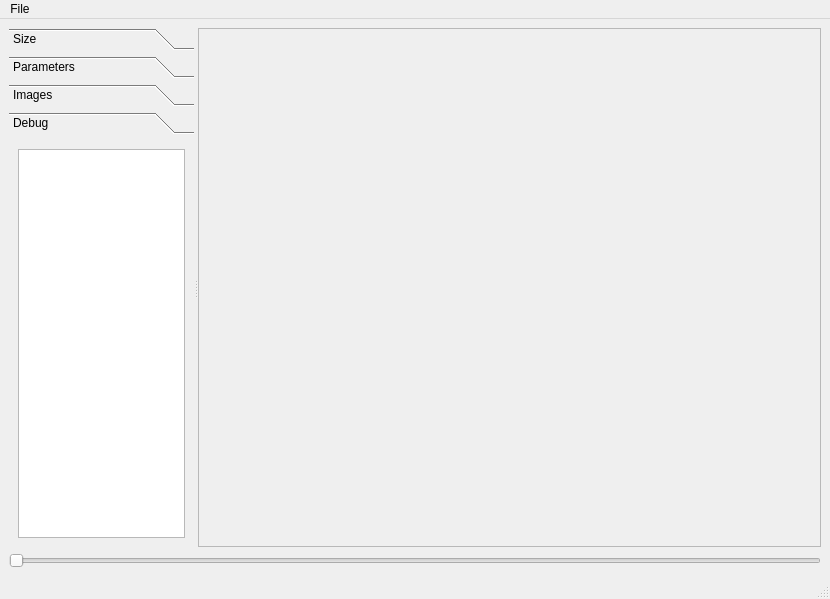
<?xml version="1.0" encoding="UTF-8"?>
<ui version="4.0">
 <class>Viewer</class>
 <widget class="QMainWindow" name="Viewer">
  <property name="geometry">
   <rect>
    <x>0</x>
    <y>0</y>
    <width>830</width>
    <height>599</height>
   </rect>
  </property>
  <widget class="QWidget" name="centralwidget">
   <layout class="QGridLayout" name="gridLayout">
    <item row="0" column="0">
     <widget class="QSplitter" name="splitter">
      <property name="orientation">
       <enum>Qt::Horizontal</enum>
      </property>
      <widget class="QWidget" name="layoutWidget">
       <layout class="QVBoxLayout" name="verticalLayout">
        <item>
         <widget class="QToolBox" name="toolBox">
          <property name="sizePolicy">
           <sizepolicy hsizetype="Preferred" vsizetype="Preferred">
            <horstretch>0</horstretch>
            <verstretch>0</verstretch>
           </sizepolicy>
          </property>
          <property name="currentIndex">
           <number>3</number>
          </property>
          <widget class="QWidget" name="sizePage">
           <property name="geometry">
            <rect>
             <x>0</x>
             <y>0</y>
             <width>155</width>
             <height>110</height>
            </rect>
           </property>
           <attribute name="label">
            <string>Size</string>
           </attribute>
           <layout class="QFormLayout" name="formLayout_2">
            <item row="0" column="0">
             <widget class="QLabel" name="widthLabel">
              <property name="text">
               <string>&amp;Width:</string>
              </property>
              <property name="alignment">
               <set>Qt::AlignRight|Qt::AlignTrailing|Qt::AlignVCenter</set>
              </property>
              <property name="buddy">
               <cstring>widthSpinBox</cstring>
              </property>
             </widget>
            </item>
            <item row="0" column="1">
             <widget class="QSpinBox" name="widthSpinBox">
              <property name="minimum">
               <number>5</number>
              </property>
              <property name="maximum">
               <number>1024</number>
              </property>
              <property name="value">
               <number>640</number>
              </property>
             </widget>
            </item>
            <item row="1" column="0">
             <widget class="QLabel" name="heightLabel">
              <property name="text">
               <string>&amp;Height:</string>
              </property>
              <property name="alignment">
               <set>Qt::AlignRight|Qt::AlignTrailing|Qt::AlignVCenter</set>
              </property>
              <property name="buddy">
               <cstring>heightSpinBox</cstring>
              </property>
             </widget>
            </item>
            <item row="1" column="1">
             <widget class="QSpinBox" name="heightSpinBox">
              <property name="minimum">
               <number>5</number>
              </property>
              <property name="maximum">
               <number>1024</number>
              </property>
              <property name="value">
               <number>360</number>
              </property>
             </widget>
            </item>
            <item row="2" column="1">
             <widget class="QPushButton" name="resizeButton">
              <property name="text">
               <string>Resize</string>
              </property>
             </widget>
            </item>
           </layout>
          </widget>
          <widget class="QWidget" name="parametersPage">
           <property name="geometry">
            <rect>
             <x>0</x>
             <y>0</y>
             <width>98</width>
             <height>130</height>
            </rect>
           </property>
           <attribute name="label">
            <string>Parameters</string>
           </attribute>
           <layout class="QGridLayout" name="gridLayout_3">
            <item row="0" column="0" colspan="3">
             <widget class="QTableWidget" name="parametersTable">
              <property name="selectionMode">
               <enum>QAbstractItemView::SingleSelection</enum>
              </property>
              <property name="selectionBehavior">
               <enum>QAbstractItemView::SelectRows</enum>
              </property>
              <property name="horizontalScrollMode">
               <enum>QAbstractItemView::ScrollPerPixel</enum>
              </property>
              <property name="wordWrap">
               <bool>false</bool>
              </property>
              <property name="cornerButtonEnabled">
               <bool>false</bool>
              </property>
              <property name="rowCount">
               <number>1</number>
              </property>
              <property name="columnCount">
               <number>2</number>
              </property>
              <attribute name="horizontalHeaderDefaultSectionSize">
               <number>100</number>
              </attribute>
              <attribute name="horizontalHeaderStretchLastSection">
               <bool>true</bool>
              </attribute>
              <attribute name="verticalHeaderVisible">
               <bool>false</bool>
              </attribute>
              <row/>
              <column>
               <property name="text">
                <string>Name</string>
               </property>
              </column>
              <column>
               <property name="text">
                <string>Value</string>
               </property>
              </column>
             </widget>
            </item>
            <item row="2" column="1">
             <widget class="QToolButton" name="addParameterButton">
              <property name="toolTip">
               <string>Add parameter</string>
              </property>
              <property name="text">
               <string>+</string>
              </property>
             </widget>
            </item>
            <item row="2" column="2">
             <widget class="QToolButton" name="deleteParameterButton">
              <property name="toolTip">
               <string>Delete parameter</string>
              </property>
              <property name="text">
               <string>-</string>
              </property>
             </widget>
            </item>
           </layout>
          </widget>
          <widget class="QWidget" name="imagesPage">
           <property name="geometry">
            <rect>
             <x>0</x>
             <y>0</y>
             <width>98</width>
             <height>98</height>
            </rect>
           </property>
           <attribute name="label">
            <string>Images</string>
           </attribute>
           <layout class="QGridLayout" name="gridLayout_5">
            <item row="0" column="0">
             <widget class="QTableWidget" name="imagesTable">
              <property name="editTriggers">
               <set>QAbstractItemView::NoEditTriggers</set>
              </property>
              <property name="selectionMode">
               <enum>QAbstractItemView::NoSelection</enum>
              </property>
              <property name="horizontalScrollMode">
               <enum>QAbstractItemView::ScrollPerPixel</enum>
              </property>
              <property name="wordWrap">
               <bool>false</bool>
              </property>
              <property name="cornerButtonEnabled">
               <bool>false</bool>
              </property>
              <property name="columnCount">
               <number>3</number>
              </property>
              <attribute name="horizontalHeaderStretchLastSection">
               <bool>true</bool>
              </attribute>
              <attribute name="verticalHeaderVisible">
               <bool>false</bool>
              </attribute>
              <column>
               <property name="text">
                <string>Name</string>
               </property>
              </column>
              <column>
               <property name="text">
                <string>Color</string>
               </property>
              </column>
              <column>
               <property name="text">
                <string>Type</string>
               </property>
              </column>
             </widget>
            </item>
           </layout>
          </widget>
          <widget class="QWidget" name="debugPage">
           <property name="geometry">
            <rect>
             <x>0</x>
             <y>0</y>
             <width>261</width>
             <height>354</height>
            </rect>
           </property>
           <attribute name="label">
            <string>Debug</string>
           </attribute>
           <layout class="QGridLayout" name="gridLayout_4">
            <item row="0" column="0">
             <widget class="QPlainTextEdit" name="logTextEdit">
              <property name="undoRedoEnabled">
               <bool>false</bool>
              </property>
              <property name="lineWrapMode">
               <enum>QPlainTextEdit::WidgetWidth</enum>
              </property>
              <property name="readOnly">
               <bool>true</bool>
              </property>
             </widget>
            </item>
           </layout>
          </widget>
         </widget>
        </item>
       </layout>
      </widget>
      <widget class="QScrollArea" name="scrollArea">
       <property name="sizePolicy">
        <sizepolicy hsizetype="Expanding" vsizetype="Expanding">
         <horstretch>0</horstretch>
         <verstretch>0</verstretch>
        </sizepolicy>
       </property>
       <property name="widgetResizable">
        <bool>false</bool>
       </property>
       <property name="alignment">
        <set>Qt::AlignCenter</set>
       </property>
       <widget class="QWidget" name="scrollAreaWidgetContents">
        <property name="geometry">
         <rect>
          <x>0</x>
          <y>0</y>
          <width>600</width>
          <height>495</height>
         </rect>
        </property>
        <layout class="QGridLayout" name="gridLayout_2"/>
       </widget>
      </widget>
     </widget>
    </item>
    <item row="1" column="0">
     <widget class="QSlider" name="timeSlider">
      <property name="maximum">
       <number>1000</number>
      </property>
      <property name="singleStep">
       <number>10</number>
      </property>
      <property name="pageStep">
       <number>100</number>
      </property>
      <property name="orientation">
       <enum>Qt::Horizontal</enum>
      </property>
     </widget>
    </item>
   </layout>
  </widget>
  <widget class="QMenuBar" name="menubar">
   <property name="geometry">
    <rect>
     <x>0</x>
     <y>0</y>
     <width>830</width>
     <height>22</height>
    </rect>
   </property>
   <widget class="QMenu" name="menuFile">
    <property name="title">
     <string>File</string>
    </property>
    <addaction name="actionOpen"/>
    <addaction name="actionReload"/>
    <addaction name="actionQuit"/>
   </widget>
   <addaction name="menuFile"/>
  </widget>
  <widget class="QStatusBar" name="statusbar"/>
  <action name="actionOpen">
   <property name="text">
    <string>Open...</string>
   </property>
   <property name="toolTip">
    <string>Open</string>
   </property>
   <property name="shortcut">
    <string>Ctrl+O</string>
   </property>
  </action>
  <action name="actionQuit">
   <property name="text">
    <string>Quit</string>
   </property>
   <property name="shortcut">
    <string>Ctrl+Q</string>
   </property>
   <property name="menuRole">
    <enum>QAction::QuitRole</enum>
   </property>
  </action>
  <action name="actionReload">
   <property name="text">
    <string>Reload</string>
   </property>
   <property name="shortcut">
    <string>Ctrl+R</string>
   </property>
  </action>
  <action name="actionRenderImage">
   <property name="text">
    <string>Render Image...</string>
   </property>
   <property name="shortcut">
    <string>Ctrl+I</string>
   </property>
  </action>
 </widget>
 <resources/>
 <connections>
  <connection>
   <sender>actionQuit</sender>
   <signal>triggered()</signal>
   <receiver>Viewer</receiver>
   <slot>close()</slot>
   <hints>
    <hint type="sourcelabel">
     <x>-1</x>
     <y>-1</y>
    </hint>
    <hint type="destinationlabel">
     <x>414</x>
     <y>299</y>
    </hint>
   </hints>
  </connection>
 </connections>
</ui>
